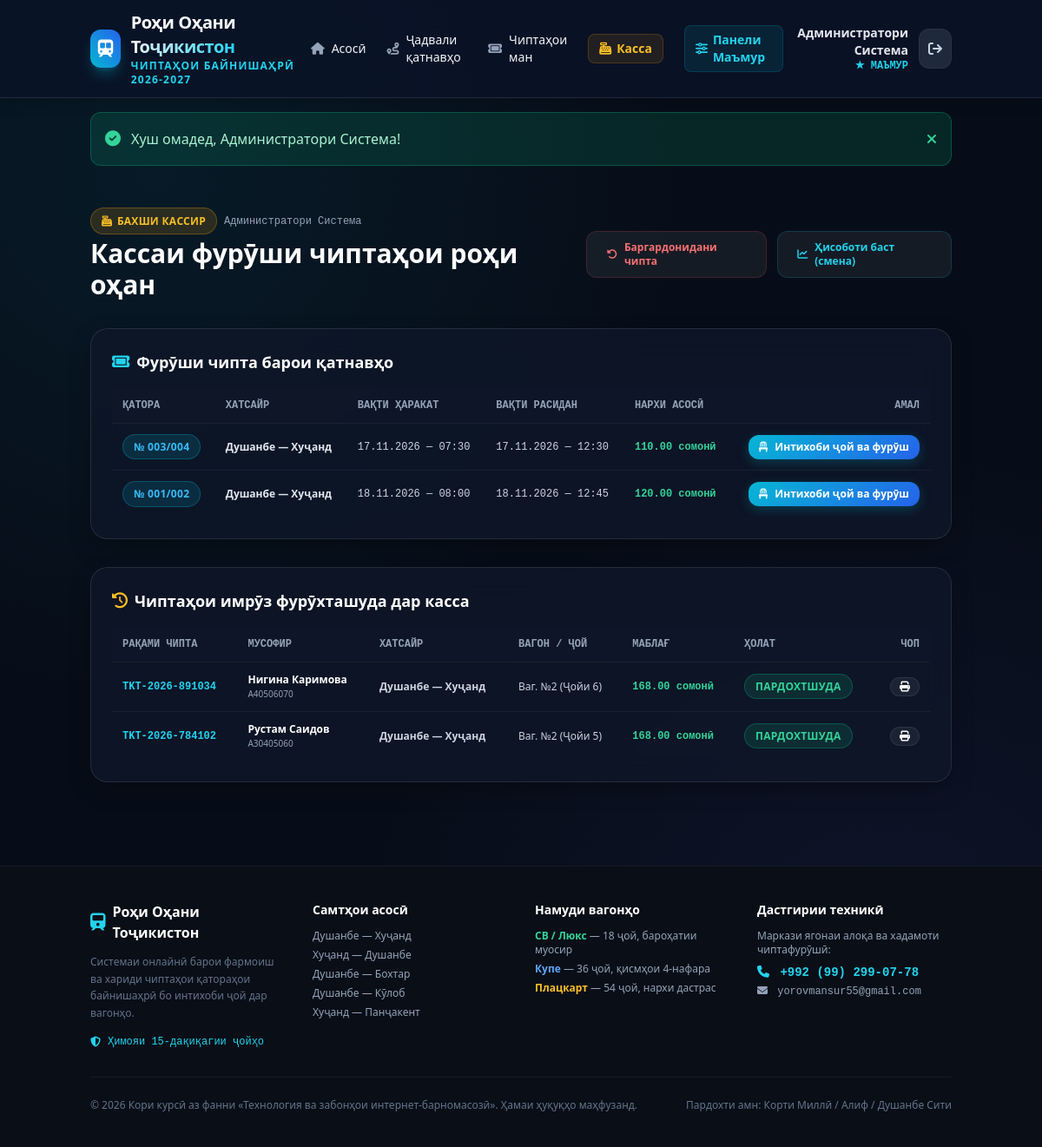
/cashier/index.php (signed in), run on the app's committed database.
### tables this page shows
CREATE TABLE `trips` (
  `id` INT AUTO_INCREMENT PRIMARY KEY,
  `route_id` INT NOT NULL,
  `train_id` INT NOT NULL,
  `departure_time` DATETIME NOT NULL,
  `arrival_time` DATETIME NOT NULL,
  `base_price` DECIMAL(10,2) NOT NULL DEFAULT 80.00,
  `status` ENUM('scheduled', 'boarding', 'departed', 'completed', 'cancelled') DEFAULT 'scheduled',
  `created_at` TIMESTAMP DEFAULT CURRENT_TIMESTAMP,
  FOREIGN KEY (`route_id`) REFERENCES `routes`(`id`) ON DELETE CASCADE,
  FOREIGN KEY (`train_id`) REFERENCES `trains`(`id`) ON DELETE CASCADE
);

CREATE TABLE `trains` (
  `id` INT AUTO_INCREMENT PRIMARY KEY,
  `train_number` VARCHAR(50) NOT NULL UNIQUE,
  `train_name` VARCHAR(100) NOT NULL,
  `train_type` ENUM('express', 'intercity', 'highspeed') DEFAULT 'express',
  `status` ENUM('active', 'maintenance') DEFAULT 'active',
  `created_at` TIMESTAMP DEFAULT CURRENT_TIMESTAMP
);

CREATE TABLE `routes` (
  `id` INT AUTO_INCREMENT PRIMARY KEY,
  `route_name` VARCHAR(150) NOT NULL,
  `from_station_id` INT NOT NULL,
  `to_station_id` INT NOT NULL,
  `distance_km` DECIMAL(8,2) NOT NULL DEFAULT 0.00,
  `duration_hours` VARCHAR(50) NOT NULL,
  `created_at` TIMESTAMP DEFAULT CURRENT_TIMESTAMP,
  FOREIGN KEY (`from_station_id`) REFERENCES `stations`(`id`) ON DELETE CASCADE,
  FOREIGN KEY (`to_station_id`) REFERENCES `stations`(`id`) ON DELETE CASCADE
);

CREATE TABLE `tickets` (
  `id` INT AUTO_INCREMENT PRIMARY KEY,
  `ticket_number` VARCHAR(50) NOT NULL UNIQUE,
  `trip_id` INT NOT NULL,
  `car_id` INT NOT NULL,
  `seat_id` INT NOT NULL,
  `passenger_id` INT NULL,
  `passenger_name` VARCHAR(150) NOT NULL,
  `passenger_passport` VARCHAR(50) NOT NULL,
  `passenger_phone` VARCHAR(30) NULL,
  `cashier_id` INT NULL,
  `price` DECIMAL(10,2) NOT NULL,
  `payment_method` ENUM('online_card', 'alif_mobi', 'dushanbe_city', 'cash') DEFAULT 'online_card',
  `payment_status` ENUM('pending', 'paid', 'refunded', 'expired') DEFAULT 'pending',
  `status` ENUM('reserved', 'confirmed', 'cancelled', 'refunded') DEFAULT 'reserved',
  `reserved_at` DATETIME NOT NULL,
  `expires_at` DATETIME NOT NULL,
  `purchased_at` DATETIME NULL,
  `refunded_at` DATETIME NULL,
  `created_at` TIMESTAMP DEFAULT CURRENT_TIMESTAMP,
  FOREIGN KEY (`trip_id`) REFERENCES `trips`(`id`) ON DELETE CASCADE,
  FOREIGN KEY (`car_id`) REFERENCES `cars`(`id`) ON DELETE CASCADE,
  FOREIGN KEY (`seat_id`) REFERENCES `seats`(`id`) ON DELETE CASCADE,
  FOREIGN KEY (`passenger_id`) REFERENCES `users`(`id`) ON DELETE SET NULL,
  FOREIGN KEY (`cashier_id`) REFERENCES `users`(`id`) ON DELETE SET NULL
);

CREATE TABLE `cars` (
  `id` INT AUTO_INCREMENT PRIMARY KEY,
  `train_id` INT NOT NULL,
  `car_number` INT NOT NULL,
  `car_type` ENUM('platskart', 'coupe', 'sv_lux') NOT NULL DEFAULT 'coupe',
  `total_seats` INT NOT NULL DEFAULT 36,
  `price_multiplier` DECIMAL(4,2) NOT NULL DEFAULT 1.00,
  `created_at` TIMESTAMP DEFAULT CURRENT_TIMESTAMP,
  FOREIGN KEY (`train_id`) REFERENCES `trains`(`id`) ON DELETE CASCADE
);

CREATE TABLE `seats` (
  `id` INT AUTO_INCREMENT PRIMARY KEY,
  `car_id` INT NOT NULL,
  `seat_number` INT NOT NULL,
  `seat_type` ENUM('lower', 'upper', 'side_lower', 'side_upper') NOT NULL DEFAULT 'lower',
  FOREIGN KEY (`car_id`) REFERENCES `cars`(`id`) ON DELETE CASCADE
);

### config/db.php (called while the page is built, shortened)
<?php
function currentUser() {
    return $_SESSION['user'] ?? null;
}
function formatTJS($amount) {
    return number_format($amount, 2, '.', ' ') . ' сомонӣ';
}

### cashier/index.php (the view, shortened to what this page needs)
<?php
require_once __DIR__ . '/../config/db.php';
$user = currentUser();
$tripsStmt = $pdo->query("
    SELECT t.*, r.route_name, tr.train_number, tr.train_name,
           s1.city AS from_city, s2.city AS to_city
    FROM trips t
    JOIN routes r ON t.route_id = r.id
    JOIN trains tr ON t.train_id = tr.id
    JOIN stations s1 ON r.from_station_id = s1.id
    JOIN stations s2 ON r.to_station_id = s2.id
    WHERE t.status = 'scheduled' AND t.departure_time >= NOW()
    ORDER BY t.departure_time ASC
");
$trips = $tripsStmt->fetchAll();
$todaySalesStmt = $pdo->prepare("
    SELECT tk.*, r.route_name, tr.train_number, c.car_number, s.seat_number
    FROM tickets tk
    JOIN trips t ON tk.trip_id = t.id
    JOIN routes r ON t.route_id = r.id
    JOIN trains tr ON t.train_id = tr.id
    JOIN cars c ON tk.car_id = c.id
    JOIN seats s ON tk.seat_id = s.id
    WHERE (tk.cashier_id = ? OR tk.cashier_id IS NULL)
      AND DATE(tk.created_at) = CURRENT_DATE
    ORDER BY tk.id DESC
    LIMIT 10
");
$todaySalesStmt->execute([$user['id']]);
$recentTickets = $todaySalesStmt->fetchAll();
require_once __DIR__ . '/../includes/header.php';
?>
<div class="container mx-auto px-4 py-8">
    <div class="flex flex-col md:flex-row md:items-center justify-between gap-4 mb-8">
        <div>
            <div class="flex items-center gap-2 mb-1">
                <span class="badge badge-amber"><i class="fa-solid fa-cash-register"></i> Бахши Кассир</span>
                <span class="text-xs text-slate-400 font-mono"><?= htmlspecialchars($user['full_name']) ?></span>
            </div>
            <h1 class="text-2xl md:text-3xl font-extrabold text-white">Кассаи фурӯши чиптаҳои роҳи оҳан</h1>
        </div>
        <div class="flex items-center gap-3">
            <a href="/train_ticket_system/cashier/refund.php" class="btn btn-secondary text-xs !py-2.5 text-red-400 border-red-500/20">
                <i class="fa-solid fa-rotate-left"></i> Баргардонидани чипта
            </a>
            <a href="/train_ticket_system/cashier/reports.php" class="btn btn-secondary text-xs !py-2.5 text-cyan-400 border-cyan-500/20">
                <i class="fa-solid fa-chart-line"></i> Ҳисоботи баст (смена)
            </a>
        </div>
    </div>
    <div class="glass-panel p-6 mb-8 border-white/10">
        <h2 class="text-lg font-bold text-white mb-4 flex items-center gap-2">
            <i class="fa-solid fa-ticket text-cyan-400"></i> Фурӯши чипта барои қатнавҳо
        </h2>
        <div class="overflow-x-auto">
            <table class="w-full text-left text-xs text-slate-300">
                <thead class="bg-slate-900/80 text-slate-400 uppercase font-mono border-b border-white/5">
                    <tr>
                        <th class="p-3">Қатора</th>
                        <th class="p-3">Хатсайр</th>
                        <th class="p-3">Вақти ҳаракат</th>
                        <th class="p-3">Вақти расидан</th>
                        <th class="p-3">Нархи асосӣ</th>
                        <th class="p-3 text-right">Амал</th>
                    </tr>
                </thead>
                <tbody class="divide-y divide-white/5 font-sans">
                    <?php foreach ($trips as $trip): ?>
                        <tr class="hover:bg-slate-800/40 transition">
                            <td class="p-3 font-bold text-white">
                                <span class="badge badge-primary">№ <?= htmlspecialchars($trip['train_number']) ?></span>
                            </td>
                            <td class="p-3 font-semibold text-slate-200">
                                <?= htmlspecialchars($trip['route_name']) ?>
                            </td>
                            <td class="p-3 font-mono">
                                <?= date('d.m.Y — H:i', strtotime($trip['departure_time'])) ?>
                            </td>
                            <td class="p-3 font-mono">
                                <?= date('d.m.Y — H:i', strtotime($trip['arrival_time'])) ?>
                            </td>
                            <td class="p-3 font-mono font-bold text-emerald-400">
                                <?= formatTJS($trip['base_price']) ?>
                            </td>
                            <td class="p-3 text-right">
                                <a href="/train_ticket_system/select_seat.php?trip_id=<?= $trip['id'] ?>" class="btn btn-primary text-xs !py-1.5 !px-3">
                                    <i class="fa-solid fa-chair"></i> Интихоби ҷой ва фурӯш
                                </a>
                            </td>
                        </tr>
                    <?php endforeach; ?>
                </tbody>
            </table>
        </div>
    </div>
    <div class="glass-panel p-6 border-white/10">
        <h2 class="text-lg font-bold text-white mb-4 flex items-center gap-2">
            <i class="fa-solid fa-clock-rotate-left text-amber-400"></i> Чиптаҳои имрӯз фурӯхташуда дар касса
        </h2>
        <?php if (empty($recentTickets)): ?>
            <p class="text-xs text-slate-500 py-4 text-center">Имрӯз то ҳол чипта фурӯхта нашудааст.</p>
        <?php else: ?>
            <div class="overflow-x-auto">
                <table class="w-full text-left text-xs text-slate-300">
                    <thead class="bg-slate-900/80 text-slate-400 uppercase font-mono border-b border-white/5">
                        <tr>
                            <th class="p-3">Рақами чипта</th>
                            <th class="p-3">Мусофир</th>
                            <th class="p-3">Хатсайр</th>
                            <th class="p-3">Вагон / Ҷой</th>
                            <th class="p-3">Маблағ</th>
                            <th class="p-3">Ҳолат</th>
                            <th class="p-3 text-right">Чоп</th>
                        </tr>
                    </thead>
                    <tbody class="divide-y divide-white/5">
                        <?php foreach ($recentTickets as $rt): ?>
                            <tr class="hover:bg-slate-800/40 transition">
                                <td class="p-3 font-mono font-bold text-cyan-400">
                                    <?= htmlspecialchars($rt['ticket_number']) ?>
                                </td>
                                <td class="p-3">
                                    <strong class="text-white"><?= htmlspecialchars($rt['passenger_name']) ?></strong>
                                    <span class="block text-[10px] text-slate-400"><?= htmlspecialchars($rt['passenger_passport']) ?></span>
                                </td>
                                <td class="p-3 font-semibold"><?= htmlspecialchars($rt['route_name']) ?></td>
                                <td class="p-3">Ваг. №<?= $rt['car_number'] ?> (Ҷойи <?= $rt['seat_number'] ?>)</td>
                                <td class="p-3 font-mono font-bold text-emerald-400"><?= formatTJS($rt['price']) ?></td>
                                <td class="p-3">
                                    <?php if ($rt['status'] === 'confirmed'): ?>
                                        <span class="badge badge-emerald">Пардохтшуда</span>
                                    <?php elseif ($rt['status'] === 'refunded'): ?>
                                        <span class="badge badge-ruby">Бозгардонидашуда</span>
                                    <?php else: ?>
                                        <span class="badge badge-amber"><?= $rt['status'] ?></span>
                                    <?php endif; ?>
                                </td>
                                <td class="p-3 text-right">
                                    <a href="/train_ticket_system/ticket_print.php?ticket_id=<?= $rt['id'] ?>" target="_blank" class="btn btn-secondary text-xs !py-1 !px-2.5">
                                        <i class="fa-solid fa-print"></i>
                                    </a>
                                </td>
                            </tr>
                        <?php endforeach; ?>
                    </tbody>
                </table>
            </div>
        <?php endif; ?>
    </div>
</div>
<?php require_once __DIR__ . '/../includes/footer.php'; ?>

### assets/css/style.css (style rules this page uses)
:root { --bg-dark: #070d18; --bg-card: #0f172a; --bg-card-hover: #162238; --surface-glass: rgba(15, 23, 42, 0.75); --border-glass: rgba(255, 255, 255, 0.08); --border-glass-light: rgba(255, 255, 255, 0.15); --primary: #06b6d4; --primary-hover: #0891b2; --primary-glow: rgba(6, 182, 212, 0.25); --emerald: #10b981; --emerald-glow: rgba(16, 185, 129, 0.25); --amber: #f59e0b; --amber-glow: rgba(245, 158, 11, 0.25); --ruby: #ef4444; --ruby-glow: rgba(239, 68, 68, 0.25); --text-main: #f8fafc; --text-muted: #94a3b8; --text-dim: #64748b; --font-main: 'Plus Jakarta Sans', system-ui, -apple-system, sans-serif; --font-mono: 'JetBrains Mono', monospace; }
* { box-sizing: border-box; margin: 0; padding: 0; }
body { background-color: var(--bg-dark); color: var(--text-main); font-family: var(--font-main); min-height: 100vh; display: flex; flex-direction: column; line-height: 1.5; background-image: radial-gradient(circle at 15% 15%, rgba(6, 182, 212, 0.08) 0%, transparent 40%), radial-gradient(circle at 85% 85%, rgba(99, 102, 241, 0.08) 0%, transparent 40%); background-attachment: fixed; }
.container { width: 100%; max-width: 1240px; margin-left: auto; margin-right: auto; padding-left: 1.25rem; padding-right: 1.25rem; }
.glass-panel { background: var(--surface-glass); backdrop-filter: blur(16px); -webkit-backdrop-filter: blur(16px); border: 1px solid var(--border-glass); border-radius: 1.25rem; box-shadow: 0 10px 30px -10px rgba(0, 0, 0, 0.5); transition: border-color 0.2s ease, box-shadow 0.2s ease; }
.btn { display: inline-flex; align-items: center; justify-content: center; gap: 0.5rem; font-weight: 600; font-size: 0.95rem; padding: 0.75rem 1.4rem; border-radius: 0.75rem; border: none; cursor: pointer; transition: all 0.2s ease; text-decoration: none; line-height: 1; }
.btn-primary { background: linear-gradient(135deg, #06b6d4, #2563eb); color: #ffffff; box-shadow: 0 4px 14px var(--primary-glow); }
.btn-secondary { background: rgba(255, 255, 255, 0.06); color: var(--text-main); border: 1px solid var(--border-glass); }
.badge { display: inline-flex; align-items: center; gap: 0.35rem; font-size: 0.75rem; font-weight: 700; padding: 0.35rem 0.75rem; border-radius: 9999px; letter-spacing: 0.025em; text-transform: uppercase; }
.badge-emerald { background: rgba(16, 185, 129, 0.15); color: #34d399; border: 1px solid rgba(16, 185, 129, 0.3); }
.badge-primary { background: rgba(6, 182, 212, 0.15); color: #38bdf8; border: 1px solid rgba(6, 182, 212, 0.3); }
.badge-amber { background: rgba(245, 158, 11, 0.15); color: #fbbf24; border: 1px solid rgba(245, 158, 11, 0.3); }

### data on the page
trips: train.train_number "003/004", route.route_name "Душанбе — Хуҷанд", departure_time "17.11.2026 — 07:30", arrival_time "17.11.2026 — 12:30", base_price "110.00 сомонӣ"
trips: train.train_number "001/002", route.route_name "Душанбе — Хуҷанд", departure_time "18.11.2026 — 08:00", arrival_time "18.11.2026 — 12:45", base_price "120.00 сомонӣ"
tickets: ticket_number "TKT-2026-891034", passenger_name "Нигина Каримова", passenger_passport "A40506070", routes.route_name "Душанбе — Хуҷанд", car.car_number "2", seat.seat_number "6", price "168.00 сомонӣ", status "ПАРДОХТШУДА"
tickets: ticket_number "TKT-2026-784102", passenger_name "Рустам Саидов", passenger_passport "A30405060", routes.route_name "Душанбе — Хуҷанд", car.car_number "2", seat.seat_number "5", price "168.00 сомонӣ", status "ПАРДОХТШУДА"

### other printed values
$currentUser['full_name'] "Администратори Система"
$flashSuccess "Хуш омадед, Администратори Система!"
$user['full_name'] "Администратори Система"
